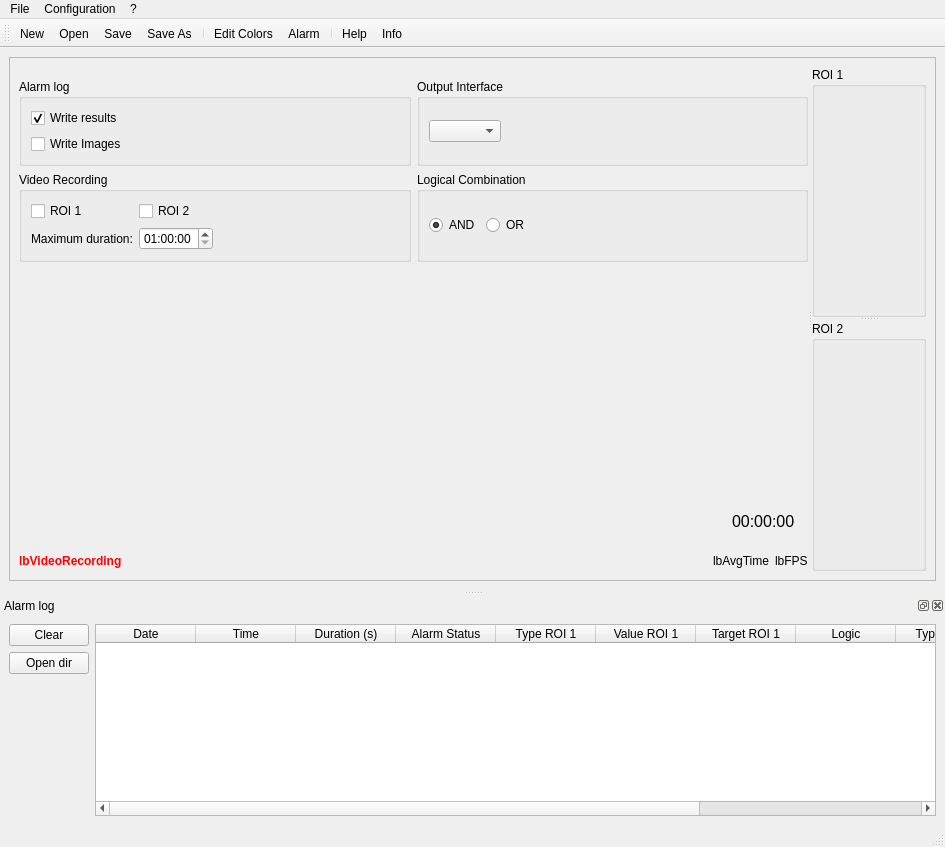
<?xml version="1.0" encoding="UTF-8"?>
<ui version="4.0">
 <class>MainWindow</class>
 <widget class="QMainWindow" name="MainWindow">
  <property name="geometry">
   <rect>
    <x>0</x>
    <y>0</y>
    <width>945</width>
    <height>847</height>
   </rect>
  </property>
  <property name="windowTitle">
   <string>SURVEC v1.0.0</string>
  </property>
  <property name="windowIcon">
   <iconset resource="resources.qrc">
    <normaloff>:/resources/resources/icons/Icone.png</normaloff>:/resources/resources/icons/Icone.png</iconset>
  </property>
  <widget class="QWidget" name="centralwidget">
   <layout class="QGridLayout" name="gridLayout_18">
    <item row="0" column="0">
     <widget class="QScrollArea" name="scrollArea">
      <property name="widgetResizable">
       <bool>true</bool>
      </property>
      <widget class="QWidget" name="scrollAreaWidgetContents_2">
       <property name="geometry">
        <rect>
         <x>0</x>
         <y>0</y>
         <width>925</width>
         <height>516</height>
        </rect>
       </property>
       <layout class="QGridLayout" name="gridLayout_3">
        <item row="0" column="2">
         <widget class="QSplitter" name="splitter_3">
          <property name="orientation">
           <enum>Qt::Horizontal</enum>
          </property>
          <widget class="QWidget" name="layoutWidget">
           <layout class="QGridLayout" name="gridLayout">
            <item row="0" column="0">
             <widget class="cwROIResult" name="cw_ROIResult1" native="true"/>
            </item>
            <item row="1" column="0">
             <widget class="cwROIResult" name="cw_ROIResult2" native="true"/>
            </item>
            <item row="2" column="0">
             <layout class="QGridLayout" name="gridLayout_7">
              <item row="4" column="0">
               <spacer name="verticalSpacer">
                <property name="orientation">
                 <enum>Qt::Vertical</enum>
                </property>
                <property name="sizeHint" stdset="0">
                 <size>
                  <width>88</width>
                  <height>13</height>
                 </size>
                </property>
               </spacer>
              </item>
              <item row="2" column="0">
               <widget class="QGroupBox" name="gbVideoRecording">
                <property name="title">
                 <string>Video Recording</string>
                </property>
                <layout class="QGridLayout" name="gridLayout_5">
                 <item row="0" column="0">
                  <widget class="QCheckBox" name="cbRecord1">
                   <property name="text">
                    <string>ROI 1</string>
                   </property>
                  </widget>
                 </item>
                 <item row="0" column="1">
                  <widget class="QCheckBox" name="cbRecord2">
                   <property name="text">
                    <string>ROI 2</string>
                   </property>
                  </widget>
                 </item>
                 <item row="2" column="0">
                  <widget class="QLabel" name="lbMaxDuration">
                   <property name="text">
                    <string>Maximum duration:</string>
                   </property>
                  </widget>
                 </item>
                 <item row="0" column="3">
                  <spacer name="horizontalSpacer_5">
                   <property name="orientation">
                    <enum>Qt::Horizontal</enum>
                   </property>
                   <property name="sizeHint" stdset="0">
                    <size>
                     <width>40</width>
                     <height>20</height>
                    </size>
                   </property>
                  </spacer>
                 </item>
                 <item row="2" column="1">
                  <widget class="QDateTimeEdit" name="dteMaxDuration">
                   <property name="keyboardTracking">
                    <bool>true</bool>
                   </property>
                   <property name="time">
                    <time>
                     <hour>1</hour>
                     <minute>0</minute>
                     <second>0</second>
                    </time>
                   </property>
                   <property name="minimumTime">
                    <time>
                     <hour>0</hour>
                     <minute>0</minute>
                     <second>2</second>
                    </time>
                   </property>
                   <property name="displayFormat">
                    <string>HH:mm:ss</string>
                   </property>
                  </widget>
                 </item>
                </layout>
               </widget>
              </item>
              <item row="1" column="0">
               <widget class="QGroupBox" name="groupBoxJournal">
                <property name="title">
                 <string>Alarm log</string>
                </property>
                <layout class="QGridLayout" name="gridLayout_2">
                 <item row="0" column="0">
                  <widget class="QCheckBox" name="checkBoxWriteResults">
                   <property name="text">
                    <string>Write results</string>
                   </property>
                   <property name="checked">
                    <bool>true</bool>
                   </property>
                  </widget>
                 </item>
                 <item row="1" column="0">
                  <widget class="QCheckBox" name="checkBoxWriteImages">
                   <property name="text">
                    <string>Write Images</string>
                   </property>
                  </widget>
                 </item>
                 <item row="0" column="1">
                  <spacer name="horizontalSpacer_4">
                   <property name="orientation">
                    <enum>Qt::Horizontal</enum>
                   </property>
                   <property name="sizeHint" stdset="0">
                    <size>
                     <width>40</width>
                     <height>20</height>
                    </size>
                   </property>
                  </spacer>
                 </item>
                </layout>
               </widget>
              </item>
              <item row="1" column="1">
               <widget class="QGroupBox" name="outputInterface">
                <property name="title">
                 <string>Output Interface</string>
                </property>
                <layout class="QGridLayout" name="gridLayout_4">
                 <item row="0" column="0">
                  <widget class="QComboBox" name="comboBoxOutput">
                   <property name="toolTip">
                    <string>The output interface are defined as Survec plugins. You need to install plugin to populate this list.</string>
                   </property>
                  </widget>
                 </item>
                 <item row="0" column="1">
                  <spacer name="horizontalSpacer_6">
                   <property name="orientation">
                    <enum>Qt::Horizontal</enum>
                   </property>
                   <property name="sizeHint" stdset="0">
                    <size>
                     <width>40</width>
                     <height>20</height>
                    </size>
                   </property>
                  </spacer>
                 </item>
                </layout>
               </widget>
              </item>
              <item row="2" column="1">
               <widget class="QGroupBox" name="gbResultOp">
                <property name="title">
                 <string>Logical Combination</string>
                </property>
                <layout class="QGridLayout" name="gridLayout_8">
                 <item row="0" column="1">
                  <widget class="QRadioButton" name="radioButtonOR">
                   <property name="text">
                    <string>OR</string>
                   </property>
                  </widget>
                 </item>
                 <item row="0" column="0">
                  <widget class="QRadioButton" name="radioButtonAND">
                   <property name="text">
                    <string>AND</string>
                   </property>
                   <property name="checked">
                    <bool>true</bool>
                   </property>
                  </widget>
                 </item>
                 <item row="0" column="2">
                  <spacer name="horizontalSpacer_3">
                   <property name="orientation">
                    <enum>Qt::Horizontal</enum>
                   </property>
                   <property name="sizeHint" stdset="0">
                    <size>
                     <width>40</width>
                     <height>20</height>
                    </size>
                   </property>
                  </spacer>
                 </item>
                </layout>
               </widget>
              </item>
             </layout>
            </item>
            <item row="5" column="0">
             <layout class="QHBoxLayout" name="horizontalLayout">
              <item alignment="Qt::AlignLeft">
               <widget class="QToolButton" name="tbStartProcess">
                <property name="enabled">
                 <bool>false</bool>
                </property>
                <property name="toolTip">
                 <string>Start process of alarm detection</string>
                </property>
                <property name="text">
                 <string/>
                </property>
                <property name="icon">
                 <iconset resource="resources.qrc">
                  <normaloff>:/resources/resources/icons/startProcess.png</normaloff>:/resources/resources/icons/startProcess.png</iconset>
                </property>
                <property name="iconSize">
                 <size>
                  <width>150</width>
                  <height>40</height>
                 </size>
                </property>
                <property name="checkable">
                 <bool>false</bool>
                </property>
                <property name="checked">
                 <bool>false</bool>
                </property>
                <property name="toolButtonStyle">
                 <enum>Qt::ToolButtonIconOnly</enum>
                </property>
                <property name="autoRaise">
                 <bool>true</bool>
                </property>
               </widget>
              </item>
              <item>
               <spacer name="horizontalSpacer">
                <property name="orientation">
                 <enum>Qt::Horizontal</enum>
                </property>
                <property name="sizeHint" stdset="0">
                 <size>
                  <width>40</width>
                  <height>20</height>
                 </size>
                </property>
               </spacer>
              </item>
              <item alignment="Qt::AlignRight">
               <widget class="QLabel" name="lbTime">
                <property name="maximumSize">
                 <size>
                  <width>200</width>
                  <height>16777215</height>
                 </size>
                </property>
                <property name="font">
                 <font>
                  <pointsize>12</pointsize>
                 </font>
                </property>
                <property name="text">
                 <string>00:00:00</string>
                </property>
               </widget>
              </item>
              <item alignment="Qt::AlignRight">
               <widget class="QLabel" name="lbMainAlarm">
                <property name="maximumSize">
                 <size>
                  <width>60</width>
                  <height>16777215</height>
                 </size>
                </property>
                <property name="toolTip">
                 <string>Alarm state (from the combination of one or two ROI alarms)</string>
                </property>
                <property name="text">
                 <string/>
                </property>
                <property name="pixmap">
                 <pixmap resource="resources.qrc">:/resources/resources/icons/ledNO.png</pixmap>
                </property>
               </widget>
              </item>
             </layout>
            </item>
            <item row="6" column="0">
             <layout class="QHBoxLayout" name="horizontalLayout_3">
              <property name="topMargin">
               <number>0</number>
              </property>
              <item>
               <widget class="QLabel" name="lbVideoRecording">
                <property name="palette">
                 <palette>
                  <active>
                   <colorrole role="WindowText">
                    <brush brushstyle="SolidPattern">
                     <color alpha="255">
                      <red>255</red>
                      <green>0</green>
                      <blue>0</blue>
                     </color>
                    </brush>
                   </colorrole>
                   <colorrole role="Text">
                    <brush brushstyle="SolidPattern">
                     <color alpha="255">
                      <red>255</red>
                      <green>0</green>
                      <blue>0</blue>
                     </color>
                    </brush>
                   </colorrole>
                  </active>
                  <inactive>
                   <colorrole role="WindowText">
                    <brush brushstyle="SolidPattern">
                     <color alpha="255">
                      <red>255</red>
                      <green>0</green>
                      <blue>0</blue>
                     </color>
                    </brush>
                   </colorrole>
                   <colorrole role="Text">
                    <brush brushstyle="SolidPattern">
                     <color alpha="255">
                      <red>255</red>
                      <green>0</green>
                      <blue>0</blue>
                     </color>
                    </brush>
                   </colorrole>
                  </inactive>
                  <disabled>
                   <colorrole role="WindowText">
                    <brush brushstyle="SolidPattern">
                     <color alpha="255">
                      <red>120</red>
                      <green>120</green>
                      <blue>120</blue>
                     </color>
                    </brush>
                   </colorrole>
                   <colorrole role="Text">
                    <brush brushstyle="SolidPattern">
                     <color alpha="255">
                      <red>120</red>
                      <green>120</green>
                      <blue>120</blue>
                     </color>
                    </brush>
                   </colorrole>
                  </disabled>
                 </palette>
                </property>
                <property name="font">
                 <font>
                  <weight>75</weight>
                  <bold>true</bold>
                 </font>
                </property>
                <property name="text">
                 <string>lbVideoRecording</string>
                </property>
               </widget>
              </item>
              <item>
               <spacer name="horizontalSpacer_2">
                <property name="orientation">
                 <enum>Qt::Horizontal</enum>
                </property>
                <property name="sizeHint" stdset="0">
                 <size>
                  <width>40</width>
                  <height>20</height>
                 </size>
                </property>
               </spacer>
              </item>
              <item>
               <widget class="QLabel" name="lbAvgTime">
                <property name="text">
                 <string>lbAvgTime</string>
                </property>
               </widget>
              </item>
              <item>
               <widget class="QLabel" name="lbFPS">
                <property name="text">
                 <string>lbFPS</string>
                </property>
               </widget>
              </item>
             </layout>
            </item>
           </layout>
          </widget>
          <widget class="QWidget" name="gridLayoutWidget">
           <layout class="QGridLayout" name="gridLayout_17">
            <item row="0" column="0">
             <widget class="QSplitter" name="splitter">
              <property name="orientation">
               <enum>Qt::Vertical</enum>
              </property>
              <widget class="QGroupBox" name="gbVideoROI1">
               <property name="title">
                <string>ROI 1</string>
               </property>
               <layout class="QGridLayout" name="gridLayout_6">
                <item row="0" column="0">
                 <widget class="cwVideoPlayer" name="videoPlayer1" native="true"/>
                </item>
               </layout>
              </widget>
              <widget class="QGroupBox" name="gbVideoROI2">
               <property name="title">
                <string>ROI 2</string>
               </property>
               <layout class="QGridLayout" name="gridLayout_9">
                <item row="0" column="0">
                 <widget class="cwVideoPlayer" name="videoPlayer2" native="true"/>
                </item>
               </layout>
              </widget>
             </widget>
            </item>
           </layout>
          </widget>
         </widget>
        </item>
       </layout>
      </widget>
     </widget>
    </item>
   </layout>
  </widget>
  <widget class="QMenuBar" name="menubar">
   <property name="geometry">
    <rect>
     <x>0</x>
     <y>0</y>
     <width>945</width>
     <height>21</height>
    </rect>
   </property>
   <widget class="QMenu" name="menuFichier">
    <property name="title">
     <string>File</string>
    </property>
    <addaction name="actionNew"/>
    <addaction name="actionOpen"/>
    <addaction name="actionSave"/>
    <addaction name="actionSaveAs"/>
    <addaction name="separator"/>
    <addaction name="actionExit"/>
   </widget>
   <widget class="QMenu" name="menuConfiguration">
    <property name="title">
     <string>Configuration</string>
    </property>
    <widget class="QMenu" name="menuLanguages">
     <property name="title">
      <string>Languages</string>
     </property>
     <addaction name="actionEnglish"/>
     <addaction name="actionFrench"/>
    </widget>
    <addaction name="actionEditColors"/>
    <addaction name="separator"/>
    <addaction name="menuLanguages"/>
   </widget>
   <widget class="QMenu" name="menu">
    <property name="title">
     <string>?</string>
    </property>
    <addaction name="actionInfo"/>
    <addaction name="actionHelp"/>
   </widget>
   <addaction name="menuFichier"/>
   <addaction name="menuConfiguration"/>
   <addaction name="menu"/>
  </widget>
  <widget class="QStatusBar" name="statusbar"/>
  <widget class="QDockWidget" name="dwAlarmLog">
   <property name="windowTitle">
    <string>Alarm log</string>
   </property>
   <attribute name="dockWidgetArea">
    <number>8</number>
   </attribute>
   <widget class="QWidget" name="dockWidgetContents_6">
    <layout class="QGridLayout" name="gridLayout_10">
     <item row="0" column="0">
      <layout class="QVBoxLayout" name="verticalLayout">
       <item>
        <widget class="QPushButton" name="pbResetHisto">
         <property name="text">
          <string>Clear</string>
         </property>
        </widget>
       </item>
       <item>
        <widget class="QPushButton" name="pbOpenDir">
         <property name="text">
          <string>Open dir</string>
         </property>
        </widget>
       </item>
       <item>
        <spacer name="verticalSpacer_4">
         <property name="orientation">
          <enum>Qt::Vertical</enum>
         </property>
         <property name="sizeHint" stdset="0">
          <size>
           <width>20</width>
           <height>40</height>
          </size>
         </property>
        </spacer>
       </item>
      </layout>
     </item>
     <item row="0" column="1">
      <widget class="QTableWidget" name="tableWidget">
       <property name="editTriggers">
        <set>QAbstractItemView::NoEditTriggers</set>
       </property>
       <column>
        <property name="text">
         <string>Date</string>
        </property>
       </column>
       <column>
        <property name="text">
         <string>Time</string>
        </property>
       </column>
       <column>
        <property name="text">
         <string>Duration (s)</string>
        </property>
       </column>
       <column>
        <property name="text">
         <string>Alarm Status</string>
        </property>
       </column>
       <column>
        <property name="text">
         <string>Type ROI 1</string>
        </property>
       </column>
       <column>
        <property name="text">
         <string>Value ROI 1</string>
        </property>
       </column>
       <column>
        <property name="text">
         <string>Target ROI 1</string>
        </property>
       </column>
       <column>
        <property name="text">
         <string>Logic</string>
        </property>
       </column>
       <column>
        <property name="text">
         <string>Type ROI 2</string>
        </property>
       </column>
       <column>
        <property name="text">
         <string>Value ROI 2</string>
        </property>
       </column>
       <column>
        <property name="text">
         <string>Target ROI 2</string>
        </property>
       </column>
      </widget>
     </item>
    </layout>
   </widget>
  </widget>
  <widget class="QToolBar" name="toolBar">
   <property name="windowTitle">
    <string>toolBar</string>
   </property>
   <attribute name="toolBarArea">
    <enum>TopToolBarArea</enum>
   </attribute>
   <attribute name="toolBarBreak">
    <bool>false</bool>
   </attribute>
   <addaction name="actionNew"/>
   <addaction name="actionOpen"/>
   <addaction name="actionSave"/>
   <addaction name="actionSaveAs"/>
   <addaction name="separator"/>
   <addaction name="actionEditColors"/>
   <addaction name="actionAlarm"/>
   <addaction name="separator"/>
   <addaction name="actionHelp"/>
   <addaction name="actionInfo"/>
  </widget>
  <action name="actionNew">
   <property name="icon">
    <iconset resource="resources.qrc">
     <normaloff>:/resources/resources/icons/Filenew.png</normaloff>:/resources/resources/icons/Filenew.png</iconset>
   </property>
   <property name="text">
    <string>New</string>
   </property>
   <property name="toolTip">
    <string>New</string>
   </property>
  </action>
  <action name="actionOpen">
   <property name="icon">
    <iconset resource="resources.qrc">
     <normaloff>:/resources/resources/icons/Fileopen.png</normaloff>:/resources/resources/icons/Fileopen.png</iconset>
   </property>
   <property name="text">
    <string>Open</string>
   </property>
  </action>
  <action name="actionSave">
   <property name="icon">
    <iconset resource="resources.qrc">
     <normaloff>:/resources/resources/icons/Filesave.png</normaloff>:/resources/resources/icons/Filesave.png</iconset>
   </property>
   <property name="text">
    <string>Save</string>
   </property>
  </action>
  <action name="actionSaveAs">
   <property name="icon">
    <iconset resource="resources.qrc">
     <normaloff>:/resources/resources/icons/Filesaveas.png</normaloff>:/resources/resources/icons/Filesaveas.png</iconset>
   </property>
   <property name="text">
    <string>Save As</string>
   </property>
  </action>
  <action name="actionEditColors">
   <property name="icon">
    <iconset resource="resources.qrc">
     <normaloff>:/resources/resources/icons/coloredit.png</normaloff>:/resources/resources/icons/coloredit.png</iconset>
   </property>
   <property name="text">
    <string>Edit Colors</string>
   </property>
  </action>
  <action name="actionInfo">
   <property name="icon">
    <iconset resource="resources.qrc">
     <normaloff>:/resources/resources/icons/info.png</normaloff>:/resources/resources/icons/info.png</iconset>
   </property>
   <property name="text">
    <string>Info</string>
   </property>
  </action>
  <action name="actionHelp">
   <property name="icon">
    <iconset resource="resources.qrc">
     <normaloff>:/resources/resources/icons/help.png</normaloff>:/resources/resources/icons/help.png</iconset>
   </property>
   <property name="text">
    <string>Help</string>
   </property>
  </action>
  <action name="actionExit">
   <property name="icon">
    <iconset resource="resources.qrc">
     <normaloff>:/resources/resources/icons/power.png</normaloff>:/resources/resources/icons/power.png</iconset>
   </property>
   <property name="text">
    <string>Exit</string>
   </property>
  </action>
  <action name="actionEnglish">
   <property name="icon">
    <iconset resource="resources.qrc">
     <normaloff>:/resources/resources/icons/englishflag.png</normaloff>:/resources/resources/icons/englishflag.png</iconset>
   </property>
   <property name="text">
    <string>English</string>
   </property>
  </action>
  <action name="actionFrench">
   <property name="icon">
    <iconset resource="resources.qrc">
     <normaloff>:/resources/resources/icons/frenchflag.png</normaloff>:/resources/resources/icons/frenchflag.png</iconset>
   </property>
   <property name="text">
    <string>French</string>
   </property>
  </action>
  <action name="actionAlarm">
   <property name="icon">
    <iconset resource="resources.qrc">
     <normaloff>:/resources/resources/icons/Icon-Archive.png</normaloff>:/resources/resources/icons/Icon-Archive.png</iconset>
   </property>
   <property name="text">
    <string>Alarm</string>
   </property>
   <property name="toolTip">
    <string>Alarm log</string>
   </property>
  </action>
 </widget>
 <customwidgets>
  <customwidget>
   <class>cwVideoPlayer</class>
   <extends>QWidget</extends>
   <header location="global">cwvideoplayer.h</header>
   <container>1</container>
  </customwidget>
  <customwidget>
   <class>cwROIResult</class>
   <extends>QWidget</extends>
   <header location="global">cwroiresult.h</header>
   <container>1</container>
  </customwidget>
 </customwidgets>
 <resources>
  <include location="resources.qrc"/>
 </resources>
 <connections/>
</ui>
